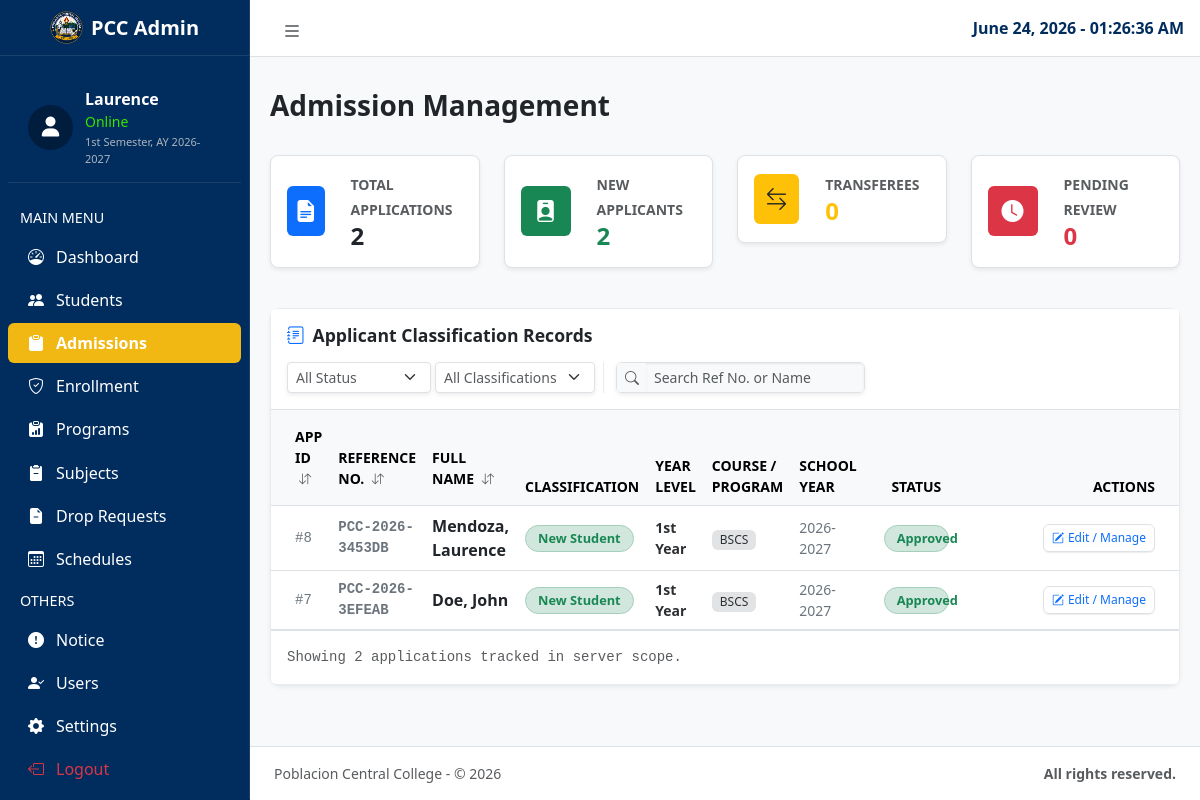
/admin/admissions.php (signed in), run on an earlier commit of the app's database.
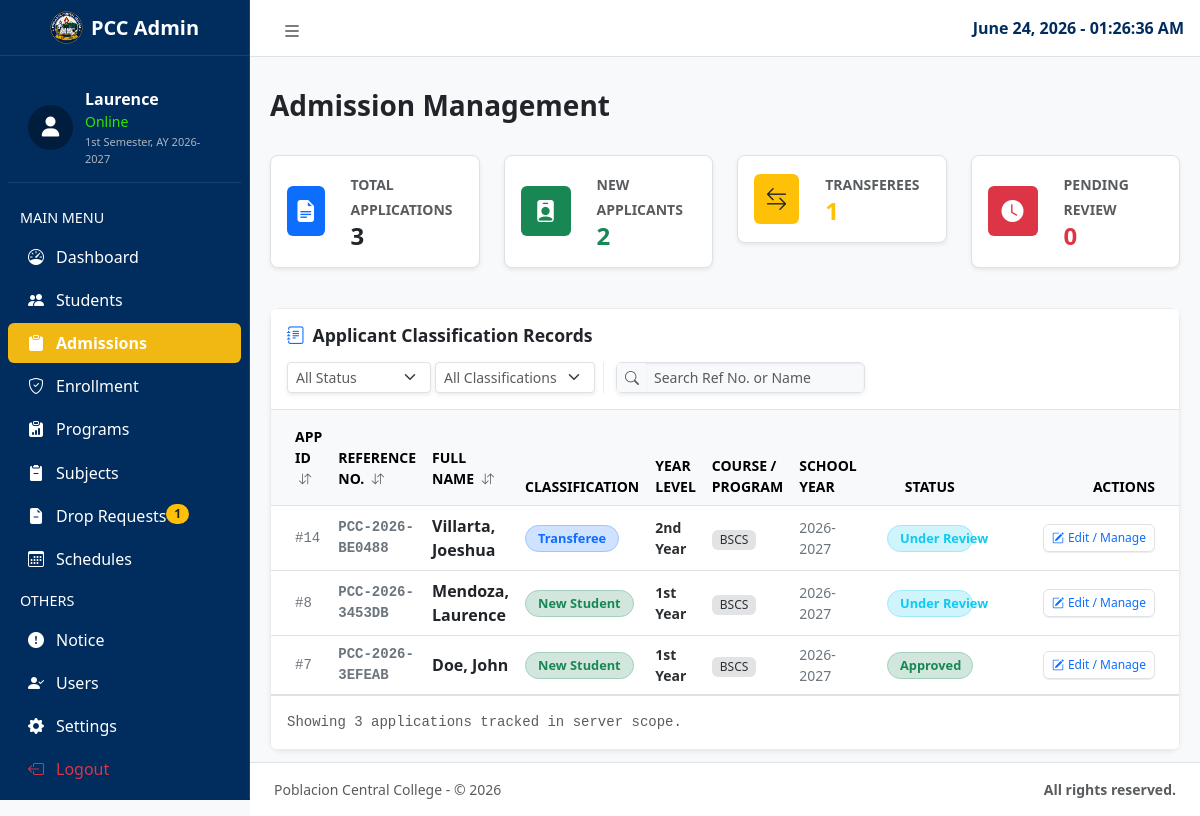
And on a later commit of the database.
### tables this page shows
CREATE TABLE `applicants` (
  `application_id` int(11) NOT NULL AUTO_INCREMENT,
  `reference_number` varchar(15) NOT NULL,
  `student_number` varchar(50) DEFAULT NULL,
  `classification` enum('freshman','transferee') NOT NULL,
  `year_level` int(11) DEFAULT 1,
  `academic_term` varchar(20) DEFAULT '1st Semester',
  `school_year` varchar(15) DEFAULT '2026-2027',
  `first_name` varchar(50) NOT NULL,
  `middle_name` varchar(50) DEFAULT NULL,
  `last_name` varchar(50) NOT NULL,
  `suffix` varchar(10) DEFAULT NULL,
  `date_of_birth` date NOT NULL,
  `gender` enum('Male','Female') NOT NULL,
  `civil_status` enum('Single','Married','Widowed') NOT NULL,
  `nationality` varchar(50) NOT NULL,
  `religious_affiliation` varchar(100) DEFAULT NULL,
  `email_address` varchar(100) NOT NULL,
  `mobile_number` varchar(20) NOT NULL,
  `address_region` varchar(50) NOT NULL,
  `address_province` varchar(50) NOT NULL,
  `address_city` varchar(50) NOT NULL,
  `address_barangay` varchar(50) NOT NULL,
  `address_street` varchar(150) NOT NULL,
  `preferred_program` varchar(10) NOT NULL,
  `guardian_id` int(11) DEFAULT NULL,
  `application_status` enum('Pending','Under Review','Approved','Rejected') DEFAULT 'Pending',
  `created_at` timestamp NOT NULL DEFAULT current_timestamp(),
  `address_postal` varchar(10) DEFAULT NULL,
  `shs_card_path` varchar(255) DEFAULT NULL,
  `psa_cert_path` varchar(255) DEFAULT NULL,
  `good_moral_path` varchar(255) DEFAULT NULL,
  `applicant_photo_path` varchar(255) DEFAULT NULL,
  PRIMARY KEY (`application_id`),
  UNIQUE KEY `reference_number` (`reference_number`),
  UNIQUE KEY `email_address` (`email_address`),
  KEY `preferred_program` (`preferred_program`),
  KEY `guardian_id` (`guardian_id`),
  CONSTRAINT `applicants_ibfk_1` FOREIGN KEY (`preferred_program`) REFERENCES `courses` (`course_code`),
  CONSTRAINT `applicants_ibfk_2` FOREIGN KEY (`guardian_id`) REFERENCES `guardians` (`guardian_id`) ON DELETE CASCADE
);

### admin/admissions.php (the view, shortened to what the rows shown need)
<?php
require_once '../config/database_connect.php';
$edit_id = $_GET['edit_id'] ?? null;
$applicant_list = [];
try {
    $search_query = isset($_GET['search']) ? '%' . trim($_GET['search']) . '%' : '%';
    $fetch_stmt = $conn->prepare("SELECT a.*,
                                       g.full_name AS guardian_name, g.relationship AS guardian_relationship, g.emergency_phone,
                                       ab.shs_school_attended, ab.shs_strand, ab.shs_year_graduated, ab.shs_school_address
                                FROM applicants a
                                LEFT JOIN guardians g ON a.guardian_id = g.guardian_id
                                LEFT JOIN academic_backgrounds ab ON a.application_id = ab.application_id
                                WHERE a.reference_number LIKE :search
                                   OR a.first_name LIKE :search
                                   OR a.last_name LIKE :search
                                ORDER BY a.application_id DESC");
    $fetch_stmt->execute([':search' => $search_query]);
    while ($row = $fetch_stmt->fetch(PDO::FETCH_ASSOC)) {
        $yr_raw = isset($row['year_level']) ? intval($row['year_level']) : 1;
        $suffix_str = ($yr_raw == 1) ? 'st' : (($yr_raw == 2) ? 'nd' : (($yr_raw == 3) ? 'rd' : 'th'));
        $formatted_year_string = "{$yr_raw}{$suffix_str} Year";
        $applicant_list[] = [
            'applicant_id' => $row['application_id'],
            'reference_no' => $row['reference_number'],
            'first_name' => $row['first_name'],
            'last_name' => $row['last_name'],
            'classification' => (strtolower($row['classification'] ?? 'freshman') === 'freshman') ? 'New Student' : 'Transferee',
            'year_level_display' => $formatted_year_string,
            'program' => $row['preferred_program'] ?? '',
            'year' => $row['school_year'] ?? '',
            'status' => $row['application_status'] ?? 'Pending'
        ];
    }
} catch (PDOException $e) {
    $applicant_list = [];
}
?>
<!doctype html>
<html lang="en">
<head>
    <link rel="stylesheet" href="https://cdn.jsdelivr.net/npm/overlayscrollbars@2.11.0/styles/overlayscrollbars.min.css"
 />
    <link rel="stylesheet" href="https://cdn.jsdelivr.net/npm/bootstrap-icons@1.13.1/font/bootstrap-icons.min.css"
 />
    <link rel="stylesheet" href="../assets/css/adminlte.css" />
    <link rel="stylesheet" href="https://cdnjs.cloudflare.com/ajax/libs/font-awesome/6.4.0/css/all.min.css">
</head>
<body class="fixed-header sidebar-expand-lg bg-body-tertiary">
    <div class="app-wrapper">
        <main class="app-main">
            <div class="app-content mt-3">
                <div class="container-fluid">
                    <div class="col-12">
                        <div class="card shadow-sm border border-light-subtle bg-white" style="border-radius: 10px;">
                            <div class="card-body p-0">
                                <div class="table-responsive">
                                    <table class="table table-hover align-middle mb-0 text-dark">
                                        <thead class="table-light small text-uppercase text-secondary border-bottom">
                                            <tr>
                                                <th class="clickable-header ps-4 py-3 font-weight-bold"
                                                    onclick="sortTable(0)">APP ID <i
                                                        class="bi bi-arrow-down-up text-muted ms-1 small"></i></th>
                                                <th class="clickable-header py-3 font-weight-bold"
                                                    onclick="sortTable(1)">Reference No. <i
                                                        class="bi bi-arrow-down-up text-muted ms-1 small"></i></th>
                                                <th class="clickable-header py-3 font-weight-bold"
                                                    onclick="sortTable(2)">Full Name <i
                                                        class="bi bi-arrow-down-up text-muted ms-1 small"></i></th>
                                                <th>Classification</th>
                                                <th>Year Level</th>
                                                <th>Course / Program</th>
                                                <th>School Year</th>
                                                <th class="text-center">Status</th>
                                                <th class="pe-4 text-end" style="width: 240px;">Actions</th>
                                            </tr>
                                        </thead>
                                        <tbody>
                                            <?php if (empty($applicant_list)): ?>
                                                <tr>
                                                    <td colspan="9" class="py-0">
                                                        <div class="text-center py-5 bg-white">
                                                            <i
                                                                class="bi bi-folder-x fs-1 text-muted opacity-50 mb-3 d-block"></i>
                                                            <h5 class="fw-bold text-dark">No Active Applicants Located</h5>
                                                        </div>
                                                    </td>
                                                </tr>
                                            <?php else: ?>
                                                <?php foreach ($applicant_list as $app): ?>
                                                    <tr
                                                        class="<?php echo ($edit_id == $app['applicant_id']) ? 'table-warning-subtle' : ''; ?>">
                                                        <td class="ps-4 font-monospace small text-secondary">
                                                            #<?php echo $app['applicant_id']; ?></td>
                                                        <td class="font-monospace fw-bold small text-secondary">
                                                            <?php echo htmlspecialchars($app['reference_no']); ?>
                                                        </td>
                                                        <td class="fw-semibold text-dark">
                                                            <?= htmlspecialchars($app['last_name'] . ', ' . $app['first_name']); ?>
                                                        </td>
                                                        <td>
                                                            <?php
                                                            $is_new_student = ($app['classification'] === 'New Student');
                                                            $badge_theme = $is_new_student ? 'bg-success-subtle text-success border border-success-subtle' : 'bg-primary-subtle text-primary border border-primary-subtle';
                                                            ?>
                                                            <span
                                                                class="badge <?php echo $badge_theme; ?> tab-indicator"><?php echo htmlspecialchars($app['classification']); ?></span>
                                                        </td>
                                                        <td class="fw-semibold text-secondary-emphasis small">
                                                            <?php echo htmlspecialchars($app['year_level_display']); ?>
                                                        </td>
                                                        <td><span
                                                                class="badge bg-secondary-subtle text-secondary-emphasis fw-medium px-2 py-1"><?php echo htmlspecialchars($app['program']); ?></span>
                                                        </td>
                                                        <td class="text-secondary small">
                                                            <?php echo htmlspecialchars($app['year']); ?>
                                                        </td>
                                                        <td class="text-center">
                                                            <?php
                                                            $status = $app['status'];
                                                            $status_badge = 'bg-warning-subtle text-warning-emphasis border border-warning-subtle';
                                                            if ($status === 'Approved' || $status === 'Enrolled') {
                                                                $status_badge = 'bg-success-subtle text-success border border-success-subtle';
                                                            } elseif ($status === 'Rejected') {
                                                                $status_badge = 'bg-danger-subtle text-danger border border-danger-subtle';
                                                            } elseif ($status === 'Under Review') {
                                                                $status_badge = 'bg-info-subtle text-info border border-info-subtle';
                                                            }
                                                            ?>
                                                            <span
                                                                class="badge <?php echo $status_badge; ?> tab-indicator d-inline-block w-75 text-center"><?php echo htmlspecialchars($status); ?></span>
                                                        </td>
                                                        <td class="pe-4 text-end">
                                                            <a href="?edit_id=<?php echo urlencode($app['applicant_id']); ?>"
                                                                class="btn btn-xs btn-outline-primary border py-1 px-2"
                                                                style="font-size: 0.75rem;"><i
                                                                    class="bi bi-pencil-square me-1"></i>Edit / Manage</a>
                                                        </td>
                                                    </tr>
                                                <?php endforeach; ?>
                                            <?php endif; ?>
                                        </tbody>
                                    </table>
                                </div>
                            </div>
                        </div>
                    </div>
                </div>
            </div>
        </main>
    </div>
</body>
</html>

What changed in the data, as far as the page shows it:
added applicants: application_id "14", reference_number "PCC-2026-BE0488", last_name+first_name "Villarta, Joeshua", classification "Transferee", year_level_display "2nd Year", preferred_program "BSCS", school_year "2026-2027", application_status "Under Review"
changed applicants "Mendoza, Laurence": application_status "Approved" → "Under Review"
Also different on the page:
$pending_drop_count: (not shown) → "1"
$total_applications: "2" → "3"
$transferee_count: "0" → "1"
count($applicant_list): "2" → "3"
